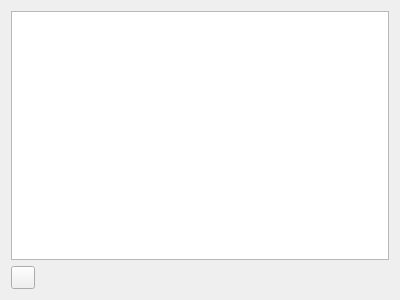
<?xml version="1.0" encoding="UTF-8"?>
<ui version="4.0">
 <author>
    SPDX-FileCopyrightText: none
    SPDX-License-Identifier: GPL-3.0-or-later
  </author>
 <class>WdgTasksetDocker</class>
 <widget class="QWidget" name="WdgTasksetDocker">
  <property name="geometry">
   <rect>
    <x>0</x>
    <y>0</y>
    <width>400</width>
    <height>300</height>
   </rect>
  </property>
  <layout class="QGridLayout" name="gridLayout">
   <item row="0" column="0" colspan="5">
    <widget class="QListView" name="tasksetView"/>
   </item>
   <item row="1" column="1">
    <spacer name="horizontalSpacer">
     <property name="orientation">
      <enum>Qt::Horizontal</enum>
     </property>
     <property name="sizeHint" stdset="0">
      <size>
       <width>199</width>
       <height>20</height>
      </size>
     </property>
    </spacer>
   </item>
   <item row="1" column="0">
    <widget class="KisPopupButton" name="chooserButton"/>
   </item>
   <item row="1" column="2">
    <widget class="QToolButton" name="recordButton">
     <property name="toolTip">
      <string>Start Recording</string>
     </property>
     <property name="text">
      <string/>
     </property>
     <property name="autoRaise">
      <bool>true</bool>
     </property>
    </widget>
   </item>
   <item row="1" column="3">
    <widget class="QToolButton" name="saveButton">
     <property name="toolTip">
      <string>Save the action set</string>
     </property>
     <property name="text">
      <string/>
     </property>
     <property name="autoRaise">
      <bool>true</bool>
     </property>
    </widget>
   </item>
   <item row="1" column="4">
    <widget class="QToolButton" name="clearButton">
     <property name="toolTip">
      <string>Delete the action set</string>
     </property>
     <property name="text">
      <string/>
     </property>
     <property name="autoRaise">
      <bool>true</bool>
     </property>
    </widget>
   </item>
  </layout>
 </widget>
 <customwidgets>
  <customwidget>
   <class>KisPopupButton</class>
   <extends>QToolButton</extends>
   <header>KisPopupButton.h</header>
   <container>1</container>
  </customwidget>
 </customwidgets>
 <resources/>
 <connections/>
</ui>
